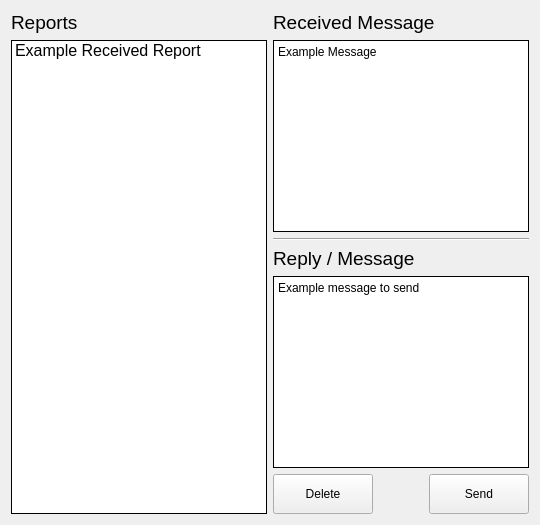
             <widget class="QWidget" name="tab_2">
              <attribute name="title">
               <string>Maintenance / Damage Report</string>
              </attribute>
              <layout class="QGridLayout" name="gridLayout_21">
               <item row="0" column="0">
                <layout class="QGridLayout" name="gridLayout_20">
                 <item row="0" column="0">
                  <layout class="QVBoxLayout" name="verticalLayout_57">
                   <item>
                    <widget class="QLabel" name="label_48">
                     <property name="font">
                      <font>
                       <pointsize>14</pointsize>
                      </font>
                     </property>
                     <property name="text">
                      <string>Reports</string>
                     </property>
                    </widget>
                   </item>
                   <item>
                    <widget class="QListWidget" name="listWidget_3">
                     <property name="font">
                      <font>
                       <pointsize>12</pointsize>
                      </font>
                     </property>
                     <property name="frameShape">
                      <enum>QFrame::Box</enum>
                     </property>
                     <property name="frameShadow">
                      <enum>QFrame::Plain</enum>
                     </property>
                     <item>
                      <property name="text">
                       <string>Example Received Report</string>
                      </property>
                     </item>
                    </widget>
                   </item>
                  </layout>
                 </item>
                 <item row="0" column="1">
                  <layout class="QVBoxLayout" name="verticalLayout_56">
                   <item>
                    <widget class="QLabel" name="label_46">
                     <property name="font">
                      <font>
                       <pointsize>14</pointsize>
                      </font>
                     </property>
                     <property name="text">
                      <string>Received Message</string>
                     </property>
                    </widget>
                   </item>
                   <item>
                    <widget class="QPlainTextEdit" name="received_report">
                     <property name="frameShape">
                      <enum>QFrame::Box</enum>
                     </property>
                     <property name="frameShadow">
                      <enum>QFrame::Plain</enum>
                     </property>
                     <property name="plainText">
                      <string>Example Message
</string>
                     </property>
                     <property name="textInteractionFlags">
                      <set>Qt::TextSelectableByKeyboard|Qt::TextSelectableByMouse</set>
                     </property>
                    </widget>
                   </item>
                   <item>
                    <widget class="Line" name="line_6">
                     <property name="orientation">
                      <enum>Qt::Horizontal</enum>
                     </property>
                    </widget>
                   </item>
                   <item>
                    <widget class="QLabel" name="label_47">
                     <property name="font">
                      <font>
                       <pointsize>14</pointsize>
                      </font>
                     </property>
                     <property name="text">
                      <string>Reply / Message</string>
                     </property>
                    </widget>
                   </item>
                   <item>
                    <widget class="QPlainTextEdit" name="reply_report">
                     <property name="frameShape">
                      <enum>QFrame::Box</enum>
                     </property>
                     <property name="frameShadow">
                      <enum>QFrame::Plain</enum>
                     </property>
                     <property name="plainText">
                      <string>Example message to send

</string>
                     </property>
                     <property name="overwriteMode">
                      <bool>false</bool>
                     </property>
                    </widget>
                   </item>
                   <item>
                    <layout class="QHBoxLayout" name="horizontalLayout_18">
                     <item>
                      <widget class="QPushButton" name="del_report">
                       <property name="minimumSize">
                        <size>
                         <width>100</width>
                         <height>40</height>
                        </size>
                       </property>
                       <property name="text">
                        <string>Delete</string>
                       </property>
                      </widget>
                     </item>
                     <item>
                      <spacer name="horizontalSpacer_13">
                       <property name="orientation">
                        <enum>Qt::Horizontal</enum>
                       </property>
                       <property name="sizeHint" stdset="0">
                        <size>
                         <width>40</width>
                         <height>20</height>
                        </size>
                       </property>
                      </spacer>
                     </item>
                     <item alignment="Qt::AlignRight">
                      <widget class="QPushButton" name="send_message_report_btn">
                       <property name="minimumSize">
                        <size>
                         <width>100</width>
                         <height>40</height>
                        </size>
                       </property>
                       <property name="text">
                        <string>Send</string>
                       </property>
                      </widget>
                     </item>
                    </layout>
                   </item>
                  </layout>
                 </item>
                </layout>
               </item>
              </layout>
             </widget>
